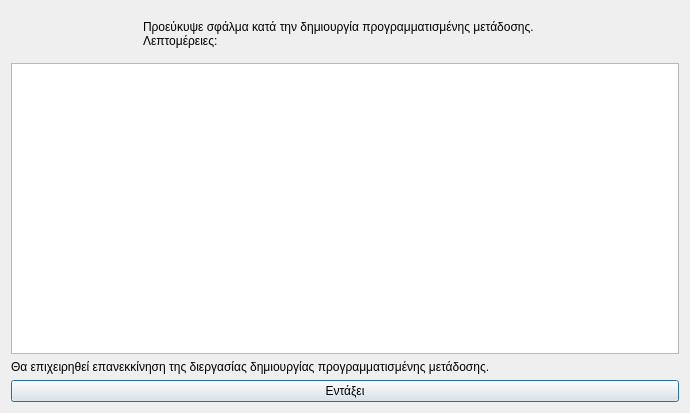
<?xml version="1.0" encoding="UTF-8"?>
<ui version="4.0">
 <class>Dialog</class>
 <widget class="QDialog" name="Dialog">
  <property name="geometry">
   <rect>
    <x>0</x>
    <y>0</y>
    <width>690</width>
    <height>413</height>
   </rect>
  </property>
  <property name="windowTitle">
   <string>Σφάλμα στην διεργασία δημιουργίας προγραμματισμένης μετάδοσης</string>
  </property>
  <property name="windowIcon">
   <iconset resource="../../../../icons.qrc">
    <normaloff>:/rest-windows/assets/images/rest-windows/information.png</normaloff>:/rest-windows/assets/images/rest-windows/information.png</iconset>
  </property>
  <layout class="QGridLayout" name="gridLayout">
   <item row="0" column="0">
    <widget class="QFrame" name="frame">
     <property name="styleSheet">
      <string notr="true">QFrame{border:0px;}</string>
     </property>
     <property name="frameShape">
      <enum>QFrame::StyledPanel</enum>
     </property>
     <property name="frameShadow">
      <enum>QFrame::Raised</enum>
     </property>
     <layout class="QHBoxLayout" name="horizontalLayout">
      <item>
       <widget class="QLabel" name="image_label">
        <property name="maximumSize">
         <size>
          <width>117</width>
          <height>117</height>
         </size>
        </property>
        <property name="text">
         <string/>
        </property>
        <property name="pixmap">
         <pixmap resource="../../../../icons.qrc">:/rest-windows/assets/images/rest-windows/information.png</pixmap>
        </property>
        <property name="scaledContents">
         <bool>true</bool>
        </property>
       </widget>
      </item>
      <item>
       <widget class="QLabel" name="label">
        <property name="text">
         <string>Προεύκυψε σφάλμα κατά την δημιουργία προγραμματισμένης μετάδοσης.
Λεπτομέρειες:</string>
        </property>
        <property name="alignment">
         <set>Qt::AlignJustify|Qt::AlignVCenter</set>
        </property>
       </widget>
      </item>
     </layout>
    </widget>
   </item>
   <item row="3" column="0">
    <widget class="QPushButton" name="ok">
     <property name="text">
      <string>Εντάξει</string>
     </property>
     <property name="icon">
      <iconset resource="../../../../icons.qrc">
       <normaloff>:/rest-windows/assets/images/rest-windows/ok.png</normaloff>:/rest-windows/assets/images/rest-windows/ok.png</iconset>
     </property>
    </widget>
   </item>
   <item row="1" column="0">
    <widget class="QPlainTextEdit" name="details"/>
   </item>
   <item row="2" column="0">
    <widget class="QLabel" name="label_2">
     <property name="text">
      <string>Θα επιχειρηθεί επανεκκίνηση της διεργασίας δημιουργίας προγραμματισμένης μετάδοσης.</string>
     </property>
     <property name="alignment">
      <set>Qt::AlignJustify|Qt::AlignVCenter</set>
     </property>
    </widget>
   </item>
  </layout>
 </widget>
 <tabstops>
  <tabstop>details</tabstop>
  <tabstop>ok</tabstop>
 </tabstops>
 <resources>
  <include location="../../../../icons.qrc"/>
  <include location="../../../../icons.qrc"/>
  <include location="../../../../icons.qrc"/>
  <include location="../../../../icons.qrc"/>
  <include location="../../../icons.qrc"/>
 </resources>
 <connections/>
</ui>
